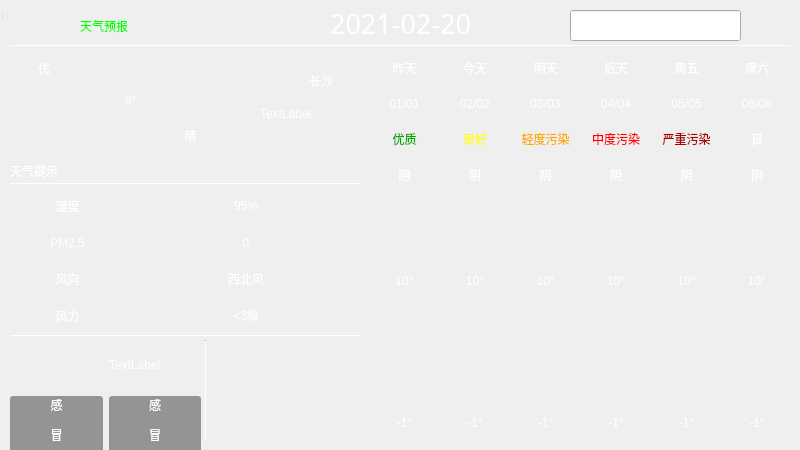
<?xml version="1.0" encoding="UTF-8"?>
<ui version="4.0">
 <class>MainWindow</class>
 <widget class="QWidget" name="MainWindow">
  <property name="geometry">
   <rect>
    <x>0</x>
    <y>0</y>
    <width>800</width>
    <height>450</height>
   </rect>
  </property>
  <property name="windowTitle">
   <string>MainWindow</string>
  </property>
  <widget class="QWidget" name="centralwidget" native="true">
   <property name="geometry">
    <rect>
     <x>0</x>
     <y>0</y>
     <width>800</width>
     <height>450</height>
    </rect>
   </property>
   <widget class="QWidget" name="widget" native="true">
    <property name="geometry">
     <rect>
      <x>0</x>
      <y>0</y>
      <width>800</width>
      <height>450</height>
     </rect>
    </property>
    <property name="styleSheet">
     <string notr="true">QWidget#widget{
	border-image: url(:/weaUI/weaUI.png);
	color:rgb(255, 255, 255);
}

QLabel{
	font: 25 10pt &quot;Microsoft YaHei&quot;;
	border-radius: 4px;
	background-color: argb(60, 60, 60, 130);
	color: rgb(255, 255, 255);
}

Line{
	background-color: rgb(0, 85, 0);
}</string>
    </property>
    <widget class="QLineEdit" name="cityLineEdit">
     <property name="geometry">
      <rect>
       <x>570</x>
       <y>10</y>
       <width>171</width>
       <height>31</height>
      </rect>
     </property>
    </widget>
    <widget class="QLabel" name="dateLb">
     <property name="geometry">
      <rect>
       <x>190</x>
       <y>3</y>
       <width>421</width>
       <height>41</height>
      </rect>
     </property>
     <property name="font">
      <font>
       <family>Adobe 黑体 Std R</family>
       <pointsize>20</pointsize>
       <weight>50</weight>
       <italic>false</italic>
       <bold>false</bold>
      </font>
     </property>
     <property name="styleSheet">
      <string notr="true">font: 20pt &quot;Adobe 黑体 Std R&quot;;
color: rgb(255, 255, 255);
background-color: rgba(255, 255, 255, 0);</string>
     </property>
     <property name="text">
      <string>2021-02-20</string>
     </property>
     <property name="alignment">
      <set>Qt::AlignCenter</set>
     </property>
    </widget>
    <widget class="Line" name="hLine_1">
     <property name="geometry">
      <rect>
       <x>10</x>
       <y>45</y>
       <width>781</width>
       <height>1</height>
      </rect>
     </property>
     <property name="orientation">
      <enum>Qt::Horizontal</enum>
     </property>
    </widget>
    <widget class="Line" name="hLine_10">
     <property name="geometry">
      <rect>
       <x>10</x>
       <y>183</y>
       <width>351</width>
       <height>1</height>
      </rect>
     </property>
     <property name="orientation">
      <enum>Qt::Horizontal</enum>
     </property>
    </widget>
    <widget class="Line" name="hLine_11">
     <property name="geometry">
      <rect>
       <x>10</x>
       <y>335</y>
       <width>351</width>
       <height>1</height>
      </rect>
     </property>
     <property name="orientation">
      <enum>Qt::Horizontal</enum>
     </property>
    </widget>
    <widget class="QLabel" name="titleLb">
     <property name="geometry">
      <rect>
       <x>80</x>
       <y>10</y>
       <width>171</width>
       <height>31</height>
      </rect>
     </property>
     <property name="styleSheet">
      <string notr="true">font: 20pt &quot;华文琥珀&quot;;
color: rgb(0, 255, 0);
background-color: rgba(255, 255, 255, 0);</string>
     </property>
     <property name="text">
      <string>天气预报</string>
     </property>
    </widget>
    <widget class="QWidget" name="gridLayoutWidget">
     <property name="geometry">
      <rect>
       <x>10</x>
       <y>190</y>
       <width>351</width>
       <height>141</height>
      </rect>
     </property>
     <layout class="QGridLayout" name="gridLayout">
      <item row="3" column="0">
       <widget class="QLabel" name="flTitleLb">
        <property name="text">
         <string>风力</string>
        </property>
        <property name="alignment">
         <set>Qt::AlignCenter</set>
        </property>
       </widget>
      </item>
      <item row="0" column="0">
       <widget class="QLabel" name="shiduTitleLb">
        <property name="text">
         <string>湿度</string>
        </property>
        <property name="alignment">
         <set>Qt::AlignCenter</set>
        </property>
       </widget>
      </item>
      <item row="2" column="0">
       <widget class="QLabel" name="fxTitleLb">
        <property name="text">
         <string>风向</string>
        </property>
        <property name="alignment">
         <set>Qt::AlignCenter</set>
        </property>
       </widget>
      </item>
      <item row="1" column="0">
       <widget class="QLabel" name="pm25TitleLb">
        <property name="text">
         <string>PM2.5</string>
        </property>
        <property name="alignment">
         <set>Qt::AlignCenter</set>
        </property>
       </widget>
      </item>
      <item row="0" column="1" colspan="2">
       <widget class="QLabel" name="shiduLb">
        <property name="text">
         <string>95%</string>
        </property>
        <property name="alignment">
         <set>Qt::AlignCenter</set>
        </property>
       </widget>
      </item>
      <item row="1" column="1" colspan="2">
       <widget class="QLabel" name="pm25Lb">
        <property name="text">
         <string>0</string>
        </property>
        <property name="alignment">
         <set>Qt::AlignCenter</set>
        </property>
       </widget>
      </item>
      <item row="2" column="1" colspan="2">
       <widget class="QLabel" name="fxLb">
        <property name="text">
         <string>西北风</string>
        </property>
        <property name="alignment">
         <set>Qt::AlignCenter</set>
        </property>
       </widget>
      </item>
      <item row="3" column="1" colspan="2">
       <widget class="QLabel" name="flLb">
        <property name="text">
         <string>&lt;3级</string>
        </property>
        <property name="alignment">
         <set>Qt::AlignCenter</set>
        </property>
       </widget>
      </item>
     </layout>
    </widget>
    <widget class="QWidget" name="gridLayoutWidget_2">
     <property name="geometry">
      <rect>
       <x>200</x>
       <y>50</y>
       <width>160</width>
       <height>61</height>
      </rect>
     </property>
     <layout class="QGridLayout" name="gridLayout_2">
      <item row="0" column="0">
       <widget class="QLabel" name="label">
        <property name="styleSheet">
         <string notr="true">background-color: rgba(255, 255, 255, 0);
image: url(:/weatherIco/location.ico);</string>
        </property>
        <property name="text">
         <string/>
        </property>
       </widget>
      </item>
      <item row="0" column="1">
       <widget class="QLabel" name="cityLb">
        <property name="styleSheet">
         <string notr="true">font: 16pt &quot;Microsoft YaHei UI&quot;;
color: rgb(255, 255, 255);
background-color: rgba(60, 60, 60, 0);</string>
        </property>
        <property name="text">
         <string>长沙</string>
        </property>
        <property name="alignment">
         <set>Qt::AlignCenter</set>
        </property>
       </widget>
      </item>
     </layout>
    </widget>
    <widget class="QWidget" name="gridLayoutWidget_3">
     <property name="geometry">
      <rect>
       <x>370</x>
       <y>50</y>
       <width>421</width>
       <height>391</height>
      </rect>
     </property>
     <layout class="QGridLayout" name="gridLayout_3">
      <property name="horizontalSpacing">
       <number>2</number>
      </property>
      <property name="verticalSpacing">
       <number>0</number>
      </property>
      <item row="0" column="4">
       <widget class="QLabel" name="week4Lb">
        <property name="text">
         <string>周五</string>
        </property>
        <property name="alignment">
         <set>Qt::AlignCenter</set>
        </property>
       </widget>
      </item>
      <item row="4" column="0" rowspan="2">
       <widget class="QLabel" name="typeIco0Lb">
        <property name="styleSheet">
         <string notr="true">image: url(:/day/day/小雨.png);</string>
        </property>
        <property name="text">
         <string/>
        </property>
        <property name="alignment">
         <set>Qt::AlignCenter</set>
        </property>
       </widget>
      </item>
      <item row="1" column="2">
       <widget class="QLabel" name="data2Lb">
        <property name="text">
         <string>03/03</string>
        </property>
        <property name="alignment">
         <set>Qt::AlignCenter</set>
        </property>
       </widget>
      </item>
      <item row="7" column="1">
       <widget class="QLabel" name="high1Lb">
        <property name="text">
         <string>10°</string>
        </property>
        <property name="alignment">
         <set>Qt::AlignCenter</set>
        </property>
       </widget>
      </item>
      <item row="11" column="3">
       <widget class="QLabel" name="low3Lb">
        <property name="text">
         <string>-1°</string>
        </property>
        <property name="alignment">
         <set>Qt::AlignCenter</set>
        </property>
       </widget>
      </item>
      <item row="3" column="1">
       <widget class="QLabel" name="type1Lb">
        <property name="text">
         <string>阴</string>
        </property>
        <property name="alignment">
         <set>Qt::AlignCenter</set>
        </property>
       </widget>
      </item>
      <item row="11" column="2">
       <widget class="QLabel" name="low2Lb">
        <property name="text">
         <string>-1°</string>
        </property>
        <property name="alignment">
         <set>Qt::AlignCenter</set>
        </property>
       </widget>
      </item>
      <item row="1" column="1">
       <widget class="QLabel" name="data1Lb">
        <property name="text">
         <string>02/02</string>
        </property>
        <property name="alignment">
         <set>Qt::AlignCenter</set>
        </property>
       </widget>
      </item>
      <item row="2" column="1">
       <widget class="QLabel" name="quality1Lb">
        <property name="styleSheet">
         <string notr="true">color: rgb(255, 255, 0);</string>
        </property>
        <property name="text">
         <string>良好</string>
        </property>
        <property name="alignment">
         <set>Qt::AlignCenter</set>
        </property>
       </widget>
      </item>
      <item row="4" column="1" rowspan="2">
       <widget class="QLabel" name="typeIco1Lb">
        <property name="styleSheet">
         <string notr="true">image: url(:/day/day/小雨.png);</string>
        </property>
        <property name="text">
         <string/>
        </property>
        <property name="alignment">
         <set>Qt::AlignCenter</set>
        </property>
       </widget>
      </item>
      <item row="2" column="3">
       <widget class="QLabel" name="quality3Lb">
        <property name="styleSheet">
         <string notr="true">color: rgb(255, 0, 0);</string>
        </property>
        <property name="text">
         <string>中度污染</string>
        </property>
        <property name="alignment">
         <set>Qt::AlignCenter</set>
        </property>
       </widget>
      </item>
      <item row="1" column="4">
       <widget class="QLabel" name="data4Lb">
        <property name="text">
         <string>05/05</string>
        </property>
        <property name="alignment">
         <set>Qt::AlignCenter</set>
        </property>
       </widget>
      </item>
      <item row="7" column="3">
       <widget class="QLabel" name="high3Lb">
        <property name="text">
         <string>10°</string>
        </property>
        <property name="alignment">
         <set>Qt::AlignCenter</set>
        </property>
       </widget>
      </item>
      <item row="2" column="5">
       <widget class="QLabel" name="quality5Lb">
        <property name="text">
         <string>良</string>
        </property>
        <property name="alignment">
         <set>Qt::AlignCenter</set>
        </property>
       </widget>
      </item>
      <item row="4" column="5" rowspan="2">
       <widget class="QLabel" name="typeIco5Lb">
        <property name="styleSheet">
         <string notr="true">image: url(:/day/day/小雨.png);</string>
        </property>
        <property name="text">
         <string/>
        </property>
        <property name="alignment">
         <set>Qt::AlignCenter</set>
        </property>
       </widget>
      </item>
      <item row="11" column="4">
       <widget class="QLabel" name="low4Lb">
        <property name="text">
         <string>-1°</string>
        </property>
        <property name="alignment">
         <set>Qt::AlignCenter</set>
        </property>
       </widget>
      </item>
      <item row="0" column="3">
       <widget class="QLabel" name="week3Lb">
        <property name="text">
         <string>后天</string>
        </property>
        <property name="alignment">
         <set>Qt::AlignCenter</set>
        </property>
       </widget>
      </item>
      <item row="1" column="5">
       <widget class="QLabel" name="data5Lb">
        <property name="text">
         <string>06/06</string>
        </property>
        <property name="alignment">
         <set>Qt::AlignCenter</set>
        </property>
       </widget>
      </item>
      <item row="11" column="5">
       <widget class="QLabel" name="low5Lb">
        <property name="text">
         <string>-1°</string>
        </property>
        <property name="alignment">
         <set>Qt::AlignCenter</set>
        </property>
       </widget>
      </item>
      <item row="2" column="4">
       <widget class="QLabel" name="quality4Lb">
        <property name="styleSheet">
         <string notr="true">color: rgb(170, 0, 0);</string>
        </property>
        <property name="text">
         <string>严重污染</string>
        </property>
        <property name="alignment">
         <set>Qt::AlignCenter</set>
        </property>
       </widget>
      </item>
      <item row="1" column="0">
       <widget class="QLabel" name="data0Lb">
        <property name="text">
         <string>01/01</string>
        </property>
        <property name="alignment">
         <set>Qt::AlignCenter</set>
        </property>
       </widget>
      </item>
      <item row="4" column="4" rowspan="2">
       <widget class="QLabel" name="typeIco4Lb">
        <property name="styleSheet">
         <string notr="true">image: url(:/day/day/小雨.png);</string>
        </property>
        <property name="text">
         <string/>
        </property>
        <property name="alignment">
         <set>Qt::AlignCenter</set>
        </property>
       </widget>
      </item>
      <item row="11" column="1">
       <widget class="QLabel" name="low1Lb">
        <property name="text">
         <string>-1°</string>
        </property>
        <property name="alignment">
         <set>Qt::AlignCenter</set>
        </property>
       </widget>
      </item>
      <item row="7" column="2">
       <widget class="QLabel" name="high2Lb">
        <property name="text">
         <string>10°</string>
        </property>
        <property name="alignment">
         <set>Qt::AlignCenter</set>
        </property>
       </widget>
      </item>
      <item row="7" column="4">
       <widget class="QLabel" name="high4Lb">
        <property name="text">
         <string>10°</string>
        </property>
        <property name="alignment">
         <set>Qt::AlignCenter</set>
        </property>
       </widget>
      </item>
      <item row="0" column="2">
       <widget class="QLabel" name="week2Lb">
        <property name="text">
         <string>明天</string>
        </property>
        <property name="alignment">
         <set>Qt::AlignCenter</set>
        </property>
       </widget>
      </item>
      <item row="8" column="0" rowspan="3" colspan="6">
       <widget class="QLabel" name="curveLb">
        <property name="text">
         <string/>
        </property>
        <property name="alignment">
         <set>Qt::AlignCenter</set>
        </property>
       </widget>
      </item>
      <item row="0" column="5">
       <widget class="QLabel" name="week5Lb">
        <property name="text">
         <string>周六</string>
        </property>
        <property name="alignment">
         <set>Qt::AlignCenter</set>
        </property>
       </widget>
      </item>
      <item row="4" column="2" rowspan="2">
       <widget class="QLabel" name="typeIco2Lb">
        <property name="styleSheet">
         <string notr="true">image: url(:/day/day/小雨.png);</string>
        </property>
        <property name="text">
         <string/>
        </property>
        <property name="alignment">
         <set>Qt::AlignCenter</set>
        </property>
       </widget>
      </item>
      <item row="0" column="1">
       <widget class="QLabel" name="week1Lb">
        <property name="text">
         <string>今天</string>
        </property>
        <property name="alignment">
         <set>Qt::AlignCenter</set>
        </property>
       </widget>
      </item>
      <item row="7" column="0">
       <widget class="QLabel" name="high0Lb">
        <property name="text">
         <string>10°</string>
        </property>
        <property name="alignment">
         <set>Qt::AlignCenter</set>
        </property>
       </widget>
      </item>
      <item row="1" column="3">
       <widget class="QLabel" name="data3Lb">
        <property name="text">
         <string>04/04</string>
        </property>
        <property name="alignment">
         <set>Qt::AlignCenter</set>
        </property>
       </widget>
      </item>
      <item row="2" column="2">
       <widget class="QLabel" name="quality2Lb">
        <property name="styleSheet">
         <string notr="true">color: rgb(255, 170, 0);</string>
        </property>
        <property name="text">
         <string>轻度污染</string>
        </property>
        <property name="alignment">
         <set>Qt::AlignCenter</set>
        </property>
       </widget>
      </item>
      <item row="7" column="5">
       <widget class="QLabel" name="high5Lb">
        <property name="text">
         <string>10°</string>
        </property>
        <property name="alignment">
         <set>Qt::AlignCenter</set>
        </property>
       </widget>
      </item>
      <item row="3" column="0">
       <widget class="QLabel" name="type0Lb">
        <property name="text">
         <string>阴</string>
        </property>
        <property name="alignment">
         <set>Qt::AlignCenter</set>
        </property>
       </widget>
      </item>
      <item row="0" column="0">
       <widget class="QLabel" name="week0Lb">
        <property name="text">
         <string>昨天</string>
        </property>
        <property name="alignment">
         <set>Qt::AlignCenter</set>
        </property>
       </widget>
      </item>
      <item row="2" column="0">
       <widget class="QLabel" name="quality0Lb">
        <property name="styleSheet">
         <string notr="true">color: rgb(0, 170, 0);</string>
        </property>
        <property name="text">
         <string>优质</string>
        </property>
        <property name="alignment">
         <set>Qt::AlignCenter</set>
        </property>
       </widget>
      </item>
      <item row="11" column="0">
       <widget class="QLabel" name="low0Lb">
        <property name="text">
         <string>-1°</string>
        </property>
        <property name="alignment">
         <set>Qt::AlignCenter</set>
        </property>
       </widget>
      </item>
      <item row="4" column="3" rowspan="2">
       <widget class="QLabel" name="typeIco3Lb">
        <property name="styleSheet">
         <string notr="true">image: url(:/day/day/小雨.png);</string>
        </property>
        <property name="text">
         <string/>
        </property>
        <property name="alignment">
         <set>Qt::AlignCenter</set>
        </property>
       </widget>
      </item>
      <item row="3" column="2">
       <widget class="QLabel" name="type2Lb">
        <property name="text">
         <string>阴</string>
        </property>
        <property name="alignment">
         <set>Qt::AlignCenter</set>
        </property>
       </widget>
      </item>
      <item row="3" column="3">
       <widget class="QLabel" name="type3Lb">
        <property name="text">
         <string>阴</string>
        </property>
        <property name="alignment">
         <set>Qt::AlignCenter</set>
        </property>
       </widget>
      </item>
      <item row="3" column="4">
       <widget class="QLabel" name="type4Lb">
        <property name="text">
         <string>阴</string>
        </property>
        <property name="alignment">
         <set>Qt::AlignCenter</set>
        </property>
       </widget>
      </item>
      <item row="3" column="5">
       <widget class="QLabel" name="type5Lb">
        <property name="text">
         <string>阴</string>
        </property>
        <property name="alignment">
         <set>Qt::AlignCenter</set>
        </property>
       </widget>
      </item>
     </layout>
    </widget>
    <widget class="QLabel" name="leafLb">
     <property name="geometry">
      <rect>
       <x>18</x>
       <y>58</y>
       <width>20</width>
       <height>20</height>
      </rect>
     </property>
     <property name="styleSheet">
      <string notr="true">image: url(:/weatherIco/leaf.ico);
background-color: rgba(255, 255, 255, 0);</string>
     </property>
     <property name="text">
      <string/>
     </property>
    </widget>
    <widget class="QLabel" name="qualityLb">
     <property name="geometry">
      <rect>
       <x>38</x>
       <y>58</y>
       <width>56</width>
       <height>20</height>
      </rect>
     </property>
     <property name="styleSheet">
      <string notr="true">background-color: rgba(255, 255, 255, 0);</string>
     </property>
     <property name="text">
      <string>优</string>
     </property>
    </widget>
    <widget class="QLabel" name="temLb">
     <property name="geometry">
      <rect>
       <x>10</x>
       <y>50</y>
       <width>241</width>
       <height>101</height>
      </rect>
     </property>
     <property name="styleSheet">
      <string notr="true">color: rgb(255, 255, 255);
font: 50pt &quot;Arial&quot;;</string>
     </property>
     <property name="text">
      <string>9°</string>
     </property>
     <property name="alignment">
      <set>Qt::AlignCenter</set>
     </property>
    </widget>
    <widget class="QLabel" name="typeLb">
     <property name="geometry">
      <rect>
       <x>140</x>
       <y>120</y>
       <width>101</width>
       <height>31</height>
      </rect>
     </property>
     <property name="styleSheet">
      <string notr="true">color: rgb(255, 255, 255);
background-color: rgba(60, 60, 60, 0);</string>
     </property>
     <property name="text">
      <string>晴</string>
     </property>
     <property name="alignment">
      <set>Qt::AlignCenter</set>
     </property>
    </widget>
    <widget class="QLabel" name="typeIcoLb">
     <property name="geometry">
      <rect>
       <x>260</x>
       <y>63</y>
       <width>101</width>
       <height>101</height>
      </rect>
     </property>
     <property name="styleSheet">
      <string notr="true">border-image: url(:/day/day/晴.png);
background-color: rgba(60, 60, 60, 0);</string>
     </property>
     <property name="text">
      <string>TextLabel</string>
     </property>
    </widget>
    <widget class="QLabel" name="noticeLb">
     <property name="geometry">
      <rect>
       <x>10</x>
       <y>160</y>
       <width>351</width>
       <height>21</height>
      </rect>
     </property>
     <property name="styleSheet">
      <string notr="true">color: rgb(255, 255, 255);
background-color: rgba(60, 60, 60, 0);</string>
     </property>
     <property name="text">
      <string>天气提示</string>
     </property>
    </widget>
    <widget class="Line" name="vLine_1">
     <property name="geometry">
      <rect>
       <x>205</x>
       <y>340</y>
       <width>1</width>
       <height>101</height>
      </rect>
     </property>
     <property name="orientation">
      <enum>Qt::Vertical</enum>
     </property>
    </widget>
    <widget class="QWidget" name="gridLayoutWidget_4">
     <property name="geometry">
      <rect>
       <x>10</x>
       <y>340</y>
       <width>191</width>
       <height>164</height>
      </rect>
     </property>
     <layout class="QGridLayout" name="gridLayout_4">
      <item row="1" column="0">
       <widget class="QLabel" name="label_2">
        <property name="styleSheet">
         <string notr="true">background-color: rgba(60, 60, 60, 130);
border-radius: 3px;
color: rgb(255,255,255);
</string>
        </property>
        <property name="text">
         <string>&lt;html&gt;&lt;head/&gt;&lt;body&gt;&lt;p&gt;感&lt;/p&gt;&lt;p&gt;冒&lt;/p&gt;&lt;p&gt;指&lt;/p&gt;&lt;p&gt;数&lt;/p&gt;&lt;/body&gt;&lt;/html&gt;</string>
        </property>
        <property name="alignment">
         <set>Qt::AlignCenter</set>
        </property>
       </widget>
      </item>
      <item row="1" column="1">
       <widget class="QLabel" name="label_3">
        <property name="styleSheet">
         <string notr="true">background-color: rgba(60, 60, 60, 130);
border-radius: 3px;
color: rgb(255,255,255);
</string>
        </property>
        <property name="text">
         <string>&lt;html&gt;&lt;head/&gt;&lt;body&gt;&lt;p&gt;感&lt;/p&gt;&lt;p&gt;冒&lt;/p&gt;&lt;p&gt;指&lt;/p&gt;&lt;p&gt;数&lt;/p&gt;&lt;/body&gt;&lt;/html&gt;</string>
        </property>
        <property name="alignment">
         <set>Qt::AlignCenter</set>
        </property>
       </widget>
      </item>
      <item row="0" column="1">
       <widget class="QLabel" name="label_4">
        <property name="text">
         <string>TextLabel</string>
        </property>
       </widget>
      </item>
     </layout>
    </widget>
   </widget>
  </widget>
  <widget class="QStatusBar" name="statusbar">
   <property name="geometry">
    <rect>
     <x>0</x>
     <y>0</y>
     <width>3</width>
     <height>20</height>
    </rect>
   </property>
  </widget>
 </widget>
 <resources/>
 <connections/>
</ui>
